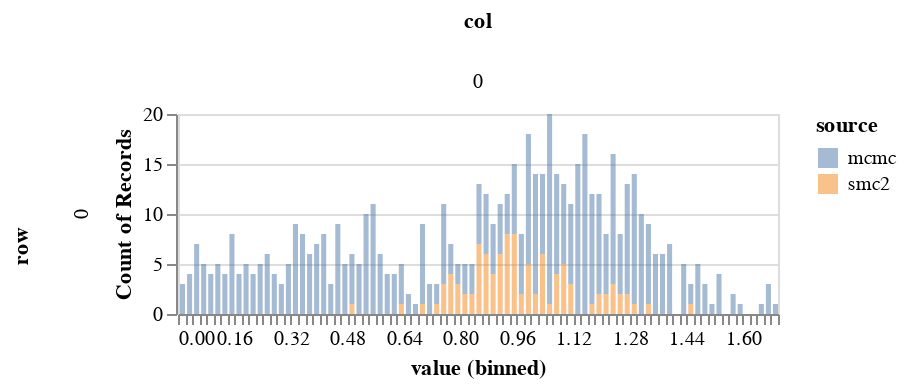

Notebook code for this chart:
### Markdown cell above
## Plot MCMC samples

### Code cell
param = 'beta'
df = get_post_df(ps_mcmc[param]) 
df = df[df.row==0]
df['source'] = 'mcmc'


df3 = get_post_df(ps_smc2[param]) 
df3 = df3[df3.row==0]
df3['source'] = 'smc2'

plot_histogram(pd.concat([df, df3]), height=100)

### Figure 1 — Vega-Lite specification as saved in the notebook (floating-point values rounded to 4 significant figures; data arrays with more than 128 entries replaced by an {"elided": "..."} marker saying what was removed)
{"config": {"view": {"continuousWidth": 400, "continuousHeight": 300}}, "data": {"name": "data-6dbe25cfbe453240fb0f994b45d84bae"}, "mark": {"type": "bar", "opacity": 0.5}, "encoding": {"color": {"type": "nominal", "field": "source"}, "column": {"type": "quantitative", "field": "col"}, "row": {"type": "quantitative", "field": "row"}, "x": {"type": "quantitative", "bin": {"maxbins": 100}, "field": "value"}, "y": {"type": "quantitative", "aggregate": "count"}}, "height": 100, "resolve": {"scale": {"x": "independent"}}, "width": 300, "$schema": "https://vega.github.io/schema/vega-lite/v4.8.1.json", "datasets": {"data-6dbe25cfbe453240fb0f994b45d84bae": {"elided": "600 records"}}}
